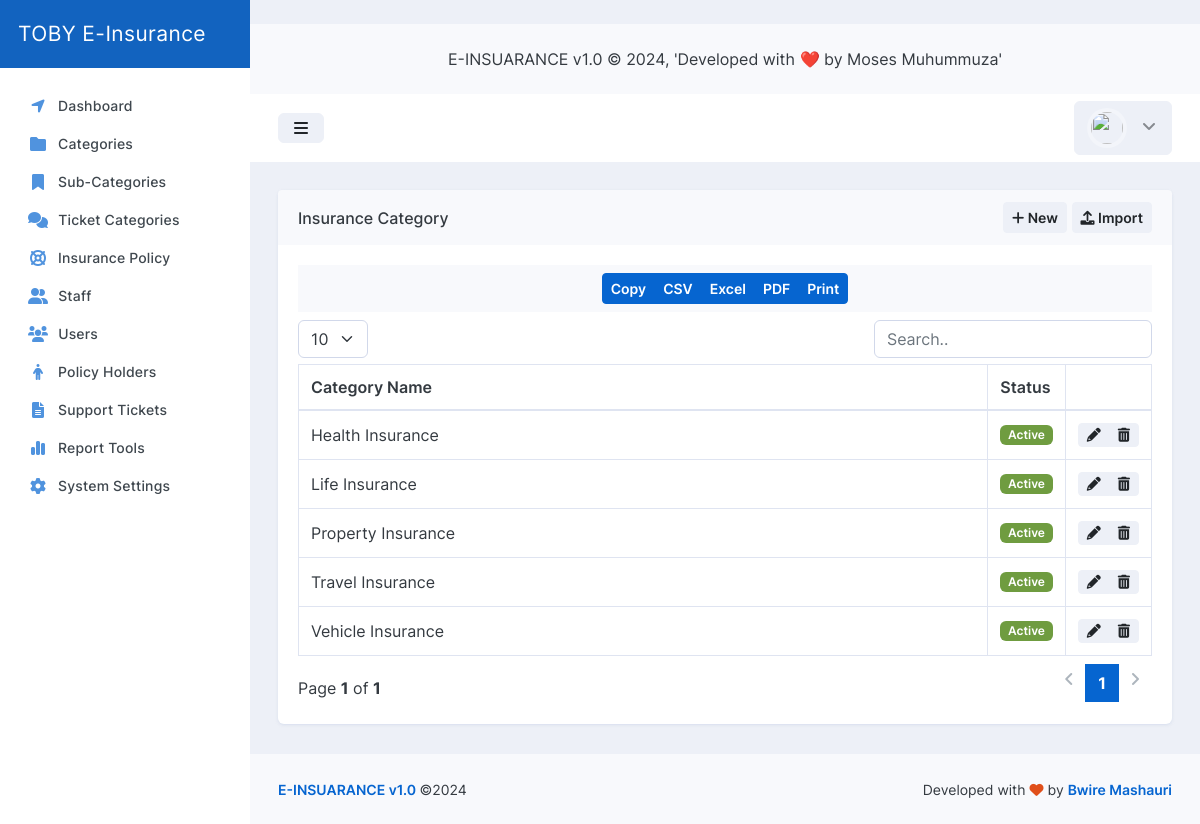
Page /Script/admin/pages/categories.php on the committed database.
### tables this page shows
CREATE TABLE `tbl_insuarance_category` (
  `id` int(10) NOT NULL AUTO_INCREMENT,
  `name` varchar(100) NOT NULL,
  `status` int(1) NOT NULL DEFAULT 1,
  PRIMARY KEY (`id`)
);

### Script/admin/pages/categories.php (the view, shortened to what this page needs)
﻿<!doctype html>
<html lang="en">
<head>
<link rel="stylesheet" id="css-main" href="assets/css/dashmix.min-5.4.css">
<link rel="stylesheet" href="assets/js/plugins/datatables-bs5/css/dataTables.bootstrap5.min.css">
<link rel="stylesheet" href="assets/js/plugins/datatables-buttons-bs5/css/buttons.bootstrap5.min.css">
<link rel="stylesheet" href="assets/js/plugins/datatables-responsive-bs5/css/responsive.bootstrap5.min.css">
<link type="text/css" rel="stylesheet" href="assets/loader/waitMe.css">
<?php if (Theme !== "") { print '<link rel="stylesheet" id="css-theme" href="assets/css/themes/'.Theme.'">'; } ?>
</head>
<body>
<div id="page-container" class="sidebar-o <?php echo Header; ?> enable-page-overlay side-scroll <?php echo Sidebar; ?> <?php echo PageHeader; ?> <?php echo Sidebar_Min; ?> <?php echo Sidebar_Pos; ?> <?php echo Header; ?> <?php echo MainContent; ?>">
<?php require_once('main_nav.php'); ?>
<main id="main-container">
<div class="content">
<div class="block block-rounded">
<div class="block-header block-header-default">
<h3 class="block-title">
Insurance Category
</h3>
<button type="button" class="btn btn-sm btn-alt-secondary js-bs-tooltip-enabled" data-bs-toggle="modal" data-bs-target="#modal-default-fadein" data-bs-keyboard="false" data-bs-backdrop="static">
<i class="fa fa-plus"></i> New
</button>&nbsp;
<button type="button" class="btn btn-sm btn-alt-secondary js-bs-tooltip-enabled" data-bs-toggle="modal" data-bs-target="#modal-default-fadein3" data-bs-keyboard="false" data-bs-backdrop="static">
<i class="fa fa-upload"></i> Import
</button>
</div>
<div class="block-content block-content-full">
<table class="table table-bordered table-vcenter js-dataTable-buttons">
<thead>
<tr>
<th>Category Name</th>
<th style="width: 5%;">Status</th>
<th style="width: 5%;"></th>
</tr>
</thead>
<tbody>
<?php
try {
$conn = new PDO('mysql:host='.DBHost.';dbname='.DBName.';charset='.DBCharset.';collation='.DBCollation.';prefix='.DBPrefix.'', DBUser, DBPass);
$conn->setAttribute(PDO::ATTR_ERRMODE, PDO::ERRMODE_EXCEPTION);
$stmt = $conn->prepare("SELECT * FROM tbl_insuarance_category ORDER BY name");
$stmt->execute();
$result = $stmt->fetchAll();
foreach($result as $row)
{
?>
<tr>
<td class="">
<?php echo $row[1]; ?>
</td>
<td class="">
<?php
switch ($row[2]) {
case '1':
?><span class="badge bg-success">Active</span><?php
break;
?><span class="badge bg-danger">Inactive</span><?php
}
?>
</td>
<td class="text-center">
<div class="btn-group">
<button onclick="set_cat('<?php echo $row[0]; ?>','<?php echo $row[1]; ?>','<?php echo $row[2]; ?>');" type="button" class="btn btn-sm btn-alt-secondary js-bs-tooltip-enabled" data-bs-toggle="modal" data-bs-target="#modal-default-fadein2" data-bs-keyboard="false" data-bs-backdrop="static">
<i class="fa fa-pencil-alt"></i>
</button>
<a class="btn btn-sm btn-alt-secondary js-bs-tooltip-enabled" onclick="return confirm('Are you sure you want to delete <?php echo $row[1]; ?> category?');" href="admin/core/drop-category?id=<?php echo $row[0]; ?>">
<i class="fa fa-trash-can"></i>
</a>
</div>
</td>
</tr>
<?php
}
}catch(PDOException $e)
{
echo "Connection failed: " . $e->getMessage();
}
?>
</tbody>
</table>
</div>
</div>
</div>
</main>
</div>
</body>
</html>

### rows in the picture
tbl_insuarance_category: name "Health Insurance", status "Active"
tbl_insuarance_category: name "Life Insurance", status "Active"
tbl_insuarance_category: name "Property Insurance", status "Active"
tbl_insuarance_category: name "Travel Insurance", status "Active"
tbl_insuarance_category: name "Vehicle Insurance", status "Active"
